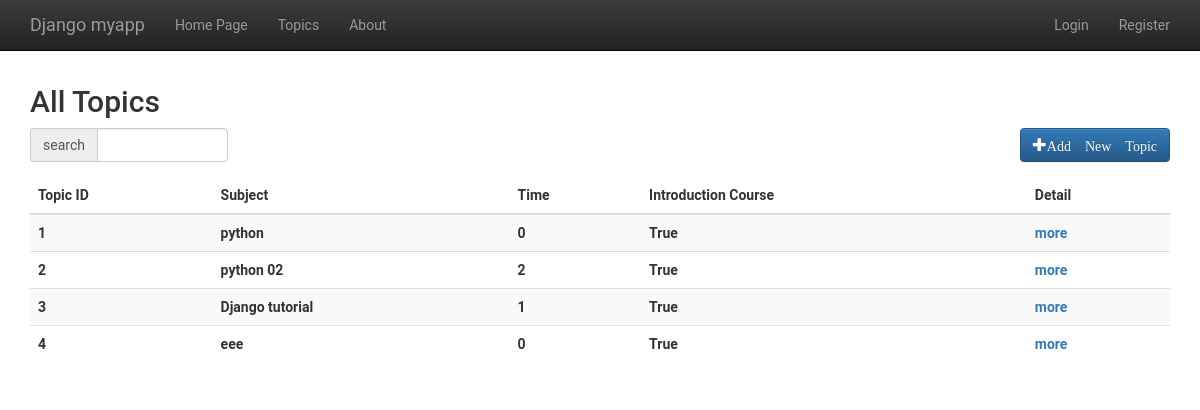
/myapp/topics, run on an earlier commit of the app's database.
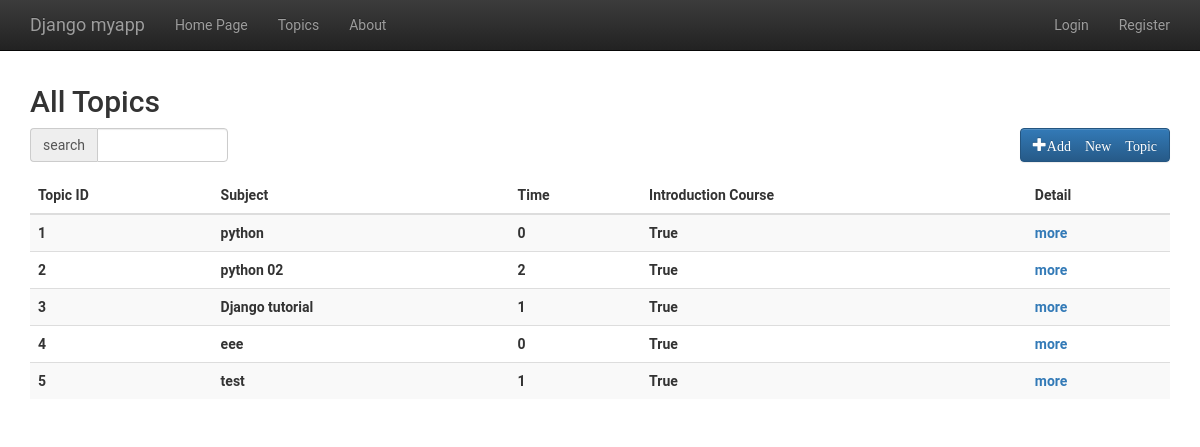
And on a later commit of the database.
### myapp/models.py (models this page shows, shortened)
class Topic(models.Model):
    subject = models.CharField(max_length=100, unique=True)
    intro_course = models.BooleanField(default=True)
    NO_PREFERENCE = 0
    MORNING = 1
    AFTERNOON = 2
    EVENING = 3
    TIME_CHOICES = (
        (0, 'No preference'),
        (1, 'Morning'),
        (2, 'Afternoon'),
        (3, 'Evening')
    )
    time = models.IntegerField(default=0, choices=TIME_CHOICES)
    num_responses = models.IntegerField(default=0)
    avg_age =models.IntegerField(default=20)

### myapp/views.py (the view)
# urls.py: url(r'^topics/(?P<topic_id>\d+)$', views.topicdetail, name='topicdetail'),
def topics(request):
    topiclist = Topic.objects.all()[:10]
    return render(request, 'myapp/topics.html', {'topiclist': topiclist})

### myapp/templates/myapp/topics.html (shortened to what this page needs)
{% extends 'myapp/base.html' %}
{% block body_block %}
{% if topiclist %}
<h2 class="sub-header">All Topics</h2>
<div class="bpx azo">
	<div class="input-group headsearch">
		<span class="input-group-addon">search</span>
		<input type="text" class="form-control" aria-label="Amount (to the nearest dollar)">
	</div>
	<div class="bpy">
		<div class="pz">
			<a href="{% url 'myapp:addtopic' %}" role="button" class="btn btn-primary">
				<span class="glyphicon glyphicon-plus">Add New Topic</span>
			</a>
		</div>
	</div>
</div>
<div class="table-responsive">
	<table class="table table-striped">
		<thead>
			<tr>
				<th>Topic ID</th>
				<th>Subject</th>
				<th>Time</th>
				<th>Introduction Course</th>
				<th>Detail</th>
			</tr>
		</thead>
		<tbody>
			{% for topic  in topiclist %}
			<tr>
				<th> {{ topic.id }} </th>
				<th> {{ topic.subject }} </th>
				<th> {{ topic.time }} </th>
				<th> {{ topic.intro_course }} </th>
				<th><a href="{% url 'myapp:topicdetail' topic.id %}">more</a></th>
			</tr>
			{% endfor %}
		</tbody>
	</table>
</div>
{% else %}
<strong>There are no available topics!</strong>
{% endif %}
{% endblock %}

### myapp/templates/myapp/base.html (shortened to what this page needs)
<!DOCTYPE html>
<html lang="en">
	<head>
		{% load staticfiles %}
		<link rel="stylesheet" href="https://maxcdn.bootstrapcdn.com/bootstrap/3.3.7/css/bootstrap.min.css">
		<link rel="stylesheet" href="https://maxcdn.bootstrapcdn.com/bootstrap/3.3.7/css/bootstrap-theme.min.css">
		<link rel="stylesheet" href="{% static 'myapp/css/style.css' %}">
	</head>
	<body>
		<nav class="navbar navbar-inverse navbar-fixed-top">
			<div class="container">
				<div class="navbar-header">
					<a class="navbar-brand" href="#">Django myapp</a>
				</div>
				<div id="navbar" class="collapse navbar-collapse">
					<ul class="nav navbar-nav">
						<li><a href = "{% url 'myapp:index' %}">Home Page</a></li>
						<li><a href ="{% url 'myapp:topics' %}">Topics</a></li>
						<li><a href="{% url 'myapp:about' %}">About</a></li>
					</ul>
					<ul class="nav navbar-nav navbar-right">
						{% if request.user.is_authenticated %}
						<li><a href="#">Hello {{ request.user.first_name }}</a></li>
						<li><a href="{% url 'myapp:logout' %}">Logout</a></li>
						{% else %}
						<li><a href="{% url 'myapp:login' %}">Login</a></li>
						<li><a href="{% url 'myapp:register' %}">Register</a></li>
						{% endif %}
					</ul>
				</div>
			</div>
		</nav>
		<div class="container">
			{% block body_block %}*** {% endblock %}
		</div>
	</body>
</html>

### myapp/static/myapp/css/style.css (style rules this page uses)
body { padding-top: 65px; font-family: "Roboto", "Helvetica Neue", Helvetica, Arial, sans-serif; }
.bpx { display: inline-table; padding-bottom: 15px; width: 100%; }
.bpy { display: table-cell; width: 1%; white-space: nowrap; vertical-align: middle; }
.headsearch { width: 20% }

What changed in the data, as far as the page shows it:
added Topic: id "5", subject "test", time "1", intro_course "True"
